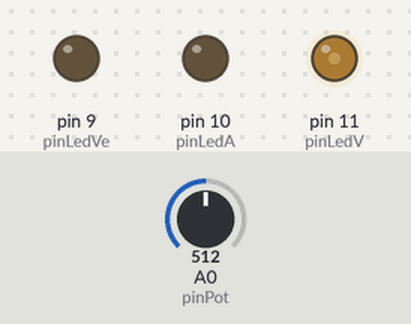
A sketch run on a simulated Arduino Uno, built with avr-gcc and run on an emulated ATmega328P. On the bench: output pins drawn as LEDs (lit = HIGH). Dashed ring = blinking. The inputs (shaded band) are chosen by the test bench; at power-on: A0 (pinPot) = 512.

Above: at 1.2 s.
1.3 s: A0 (pinPot) set to 0
At 1.55 s:
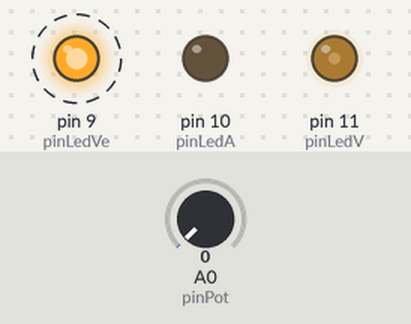
4.3 s: A0 (pinPot) set to 112
At 5.4 s:
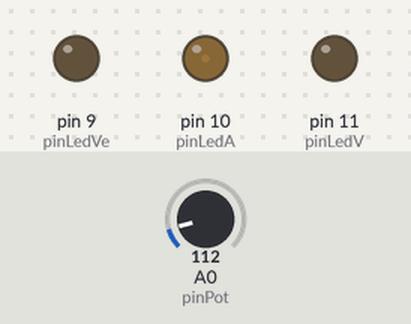
5.8 s: A0 (pinPot) set to 92
At 6.5 s:
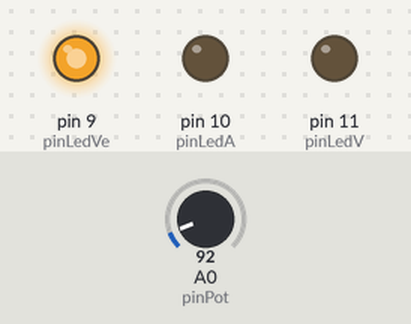
7.3 s: A0 (pinPot) set to 306
At 7.6 s:
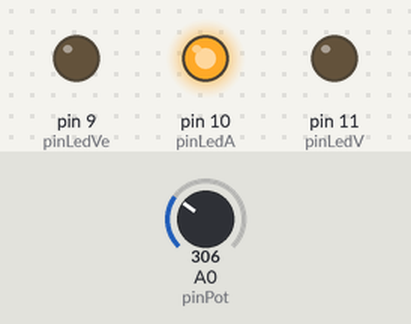
8.8 s: A0 (pinPot) set to 716
At 10.0 s:
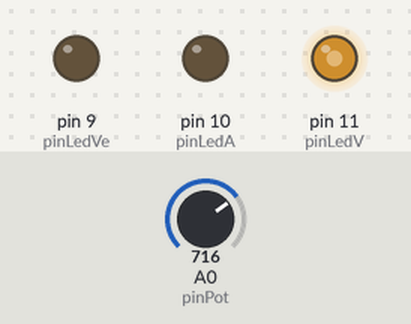
Timing chart, 0 to 11.3 s (numbered marks = the images above; inputs shaded):
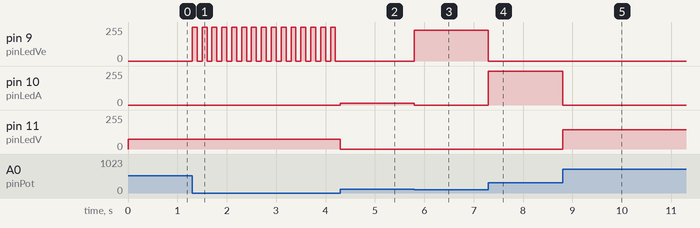

The sketch:

Tanque_de_Gasolina.ino
```cpp
int pinPot = 0;
int pinLedV = 11;
int pinLedA = 10;
int pinLedVe = 9;

void setup(){
  pinMode(pinLedV,OUTPUT);
  pinMode(pinLedA,OUTPUT);
  pinMode(pinLedVe,OUTPUT);
}

void loop(){
  int valorpot = analogRead(pinPot);

  if(valorpot<=1023 && valorpot>=307){
    analogWrite(pinLedV,map(valorpot,307,1023,0,255));
    digitalWrite(pinLedA,LOW);
    digitalWrite(pinLedVe,LOW);
  }
  if(valorpot<307 && valorpot>=102){
    analogWrite(pinLedA,map(valorpot,102,307,0,255));
    digitalWrite(pinLedV,LOW);
    digitalWrite(pinLedVe,LOW);
  }
  if(valorpot<102 && valorpot>0){
    analogWrite(pinLedVe,map(valorpot,1,102,0,255));
    digitalWrite(pinLedV,LOW);
    digitalWrite(pinLedA,LOW);
  }
  if(valorpot == 0){
    digitalWrite(pinLedVe,HIGH);
    delay(100);
    digitalWrite(pinLedVe,LOW);
    delay(100);
  }

}
```

Measured:
- after the input at 1.3 s, pin 9 (pinLedVe): alternates 255/255 for 0.10 s and 0/255 for 0.10 s, starting at once
- after the input at 4.3 s, pin 9 (pinLedVe): stops changing and stays 0/255; pin 10 (pinLedA): 0/255 → 12/255 at once; pin 11 (pinLedV): 73/255 → 0/255 at once
- after the input at 5.8 s, pin 9 (pinLedVe): 0/255 → 229/255 at once; pin 10 (pinLedA): 12/255 → 0/255 at once
- after the input at 7.3 s, pin 9 (pinLedVe): 229/255 → 0/255 at once; pin 10 (pinLedA): 0/255 → 253/255 at once
- after the input at 8.8 s, pin 10 (pinLedA): 253/255 → 0/255 at once; pin 11 (pinLedV): 0/255 → 145/255 at once
